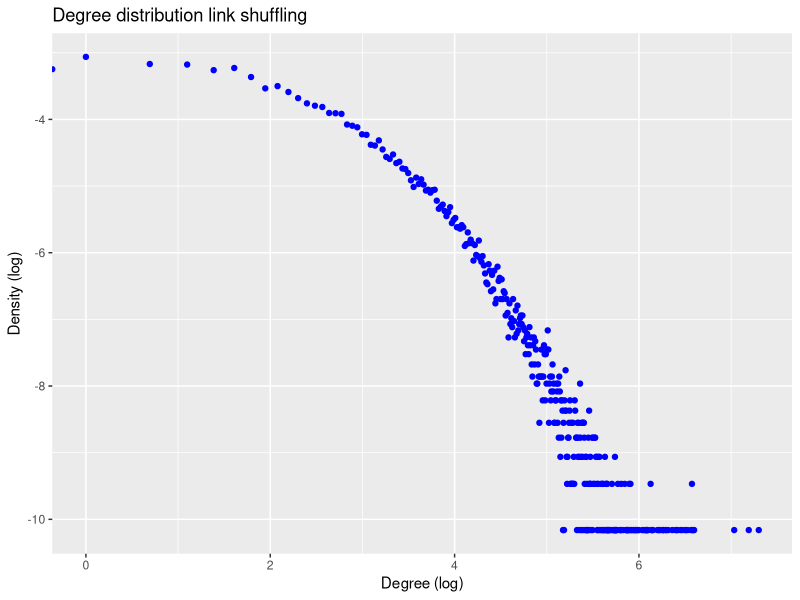
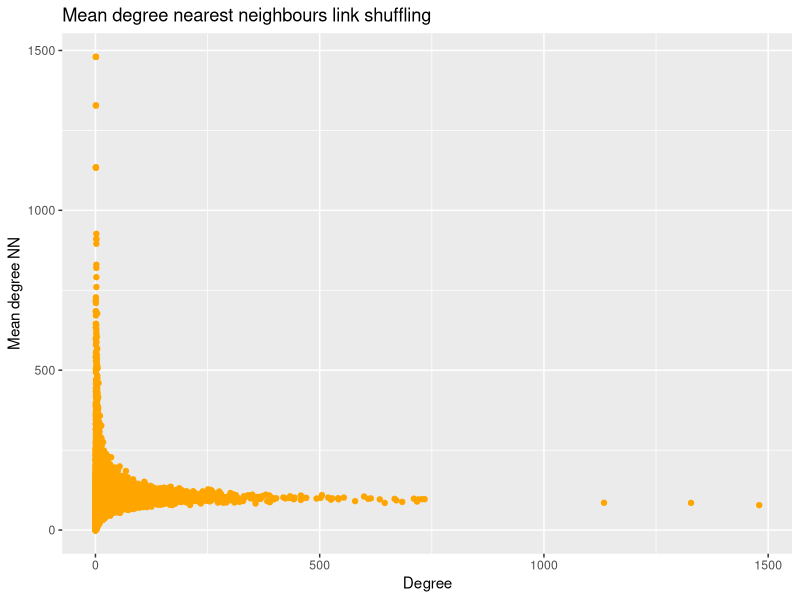
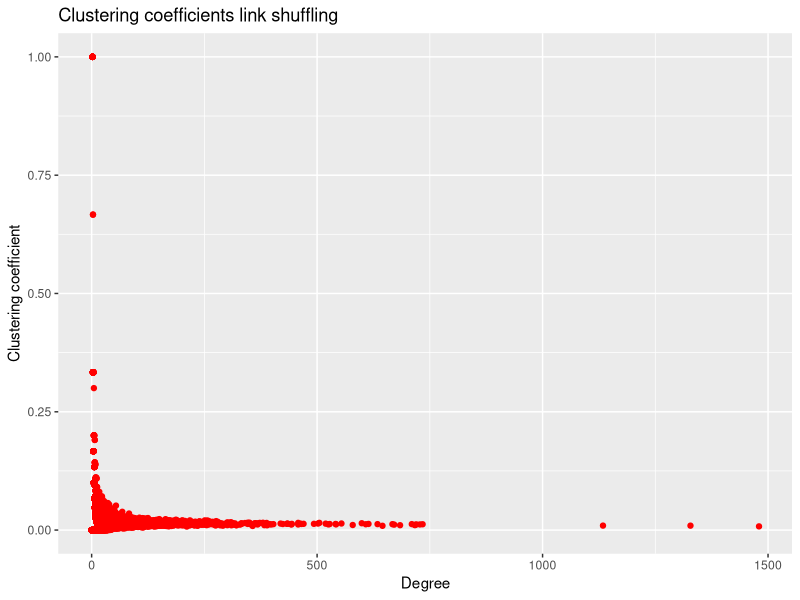

The R source for these figures, in order:
library(tidyverse)
centrality_measures <- read_csv(
    "tf_idf_network/results/link_shuffle/centrality_measures.csv"
)

#plot degree distribution
degrees <- centrality_measures %>%
    group_by(Degree) %>%
    summarize(Density = n()/nrow(centrality_measures))
plot <- ggplot(data = degrees, aes(x = log(Degree), y = log(Density))) +
    geom_point(color = "blue") +
    labs(title = "Degree distribution link shuffling", x = "Degree (log)", y = "Density (log)")
ggsave("plots/figure_2/degree_distribution_link_shuffling.png", plot = plot, width = 6.67, height = 6.67)

#plot mean degree nn vs degree
plot <- ggplot(data = centrality_measures, aes(x = Degree, y = Mean_degree_NN)) +
    geom_point(color = "orange") +
    labs(title = "Mean degree nearest neighbours link shuffling", x = "Degree", y = "Mean degree NN")
ggsave("plots/figure_2/mean_degree_nn_link_shuffling.png", plot = plot, width = 6.67, height = 6.67)    

#plot clustering coefficient vs degree
plot <- ggplot(data = centrality_measures, aes(x = Degree, y = Clustering_coefficient)) +
    geom_point(color = "red") +
    labs(title = "Clustering coefficients link shuffling", x = "Degree", y = "Clustering coefficient")
ggsave("plots/figure_2/clustering_coefficient_link_shuffling.png", plot = plot, width = 6.67, height = 6.67)
